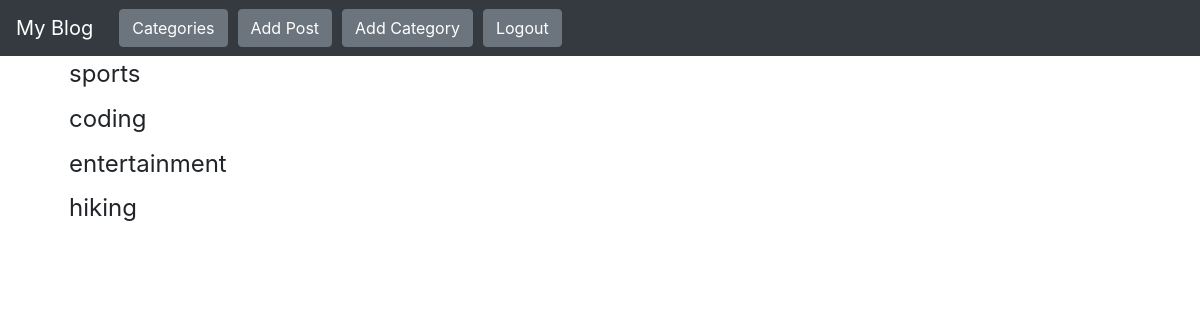
Before: /category-list/ (signed in) with the older database file.
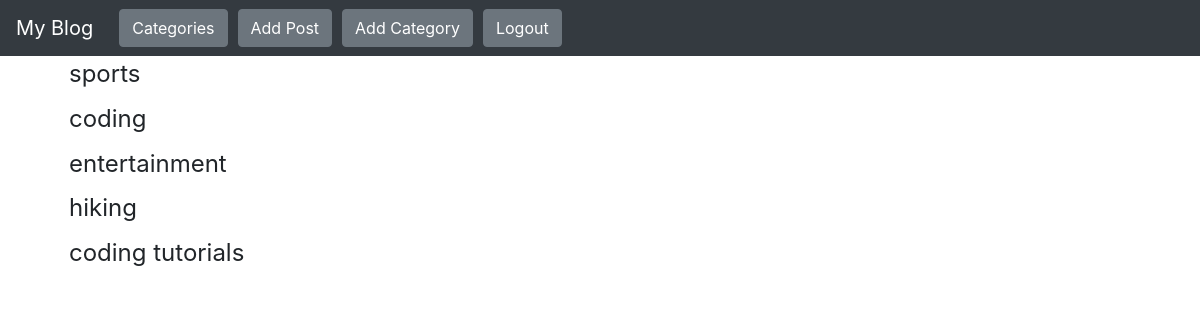
After: the same page with the newer database file.
### theblog/models.py (models this page shows, shortened)
class Category(models.Model):
    name = models.CharField(max_length=255)
    def __str__(self):
        return self.name

### theblog/views.py (the view)
# urls.py: path('category-list/', CategoryListView, name="category-list"),
def CategoryListView(request):
    cat_menu_list = Category.objects.all()
    return render(request, 'category_list.html', {'cat_menu_list': cat_menu_list})

### theblog/templates/category_list.html (shortened to what this page needs)
{% extends 'base.html' %}
{% block content %}
    {% for item in cat_menu_list %}
        <h4><a class="dropdown-item" href="{% url 'category' item|slugify %}">{{item}}</a></h4>
    {% endfor %}
{% endblock %}

Changed rows visible on the page:
added Category: name "coding tutorials"
